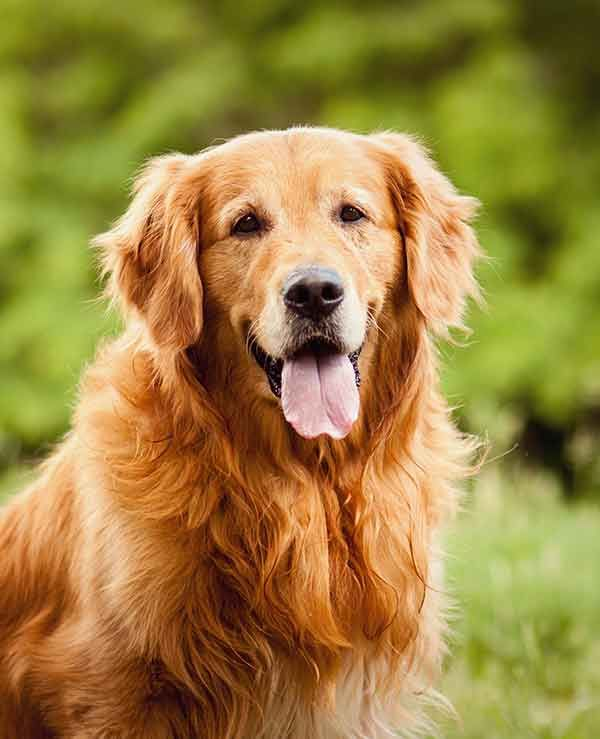
#> input picture Image Pencil sketch/Retriver.jpg, 600 x 739 px, found by its file name
$ jupyter execute Imagee.ipynb
#> lines starting #> are read from the running program, lines starting #| are printed output that depends on the picture
This program coverts an image into a pencil sketch using Python

[cell 1]
#import the library
import cv2

[cell 2]
#get the image location and the image file name
Image_Location = '/content/Retriver.jpg'
filename = 'Retriver.jpg'

[cell 3]
#Reading the image
image = cv2.imread(Image_Location+filename)

[cell 4]
from google.colab.patches import cv2_imshow

'''cv2.imshow('Original Image',image)
cv2.waitKey(0)   #'C:/Users/hp/Desktop/Lets Grow More/' '''

img = cv2.imread('/content/Retriver.jpg', cv2.IMREAD_UNCHANGED)
#> img is the input picture: shape (739, 600, 3); mean B, G, R 64.8, 131.1, 156.7
cv2_imshow(img)

[cell 5]
#Converting the image into gray
Gray_Image = cv2.cvtColor(img,cv2.COLOR_BGR2GRAY)
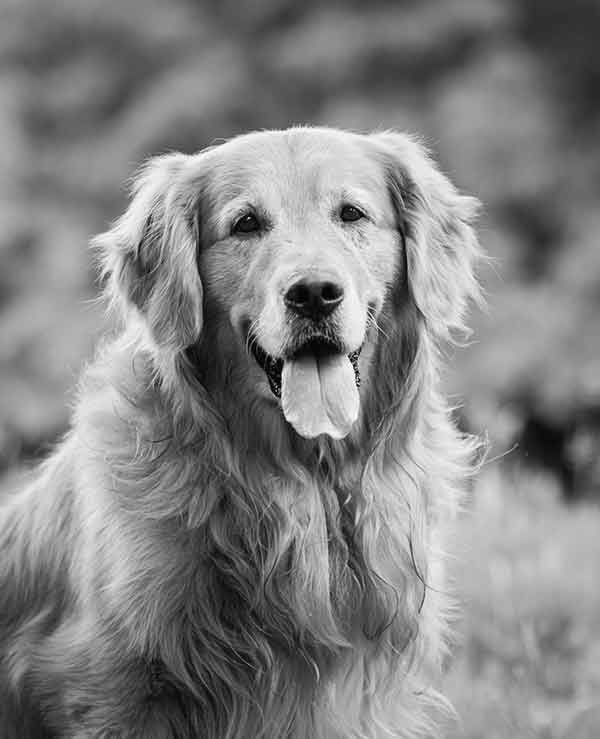
#> Gray_Image: shape (739, 600); min 1, max 253, mean 131.2
#Here the BGR means blue green red converts to gray color

[cell 6]
#Inverting the image
inverted_gray_image = 255 - Gray_Image
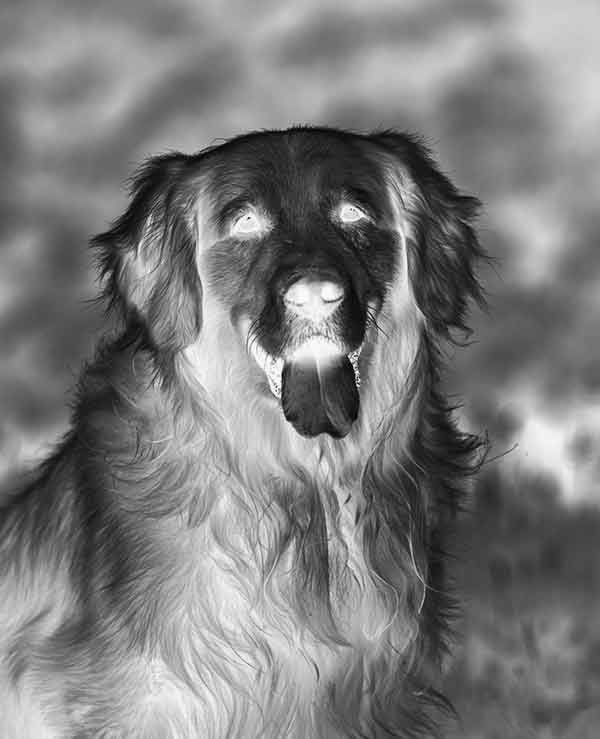
#> inverted_gray_image: shape (739, 600); min 2, max 254, mean 123.8

[cell 7]
#Blurring the image by gaussian function
blurred_image = cv2.GaussianBlur(inverted_gray_image,(21,21),0)
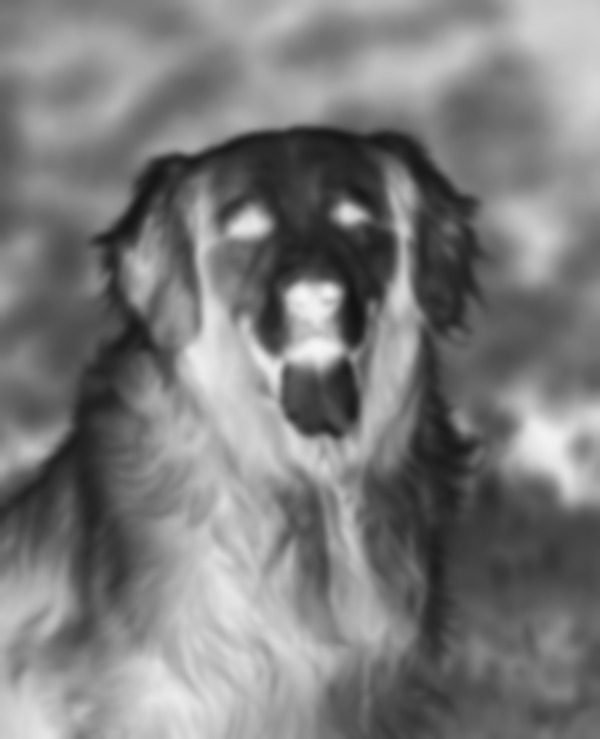
#> blurred_image: shape (739, 600); min 19, max 246, mean 123.8

[cell 8]
#Inverting the blurred image
inverted_blurred_image = 255 - blurred_image
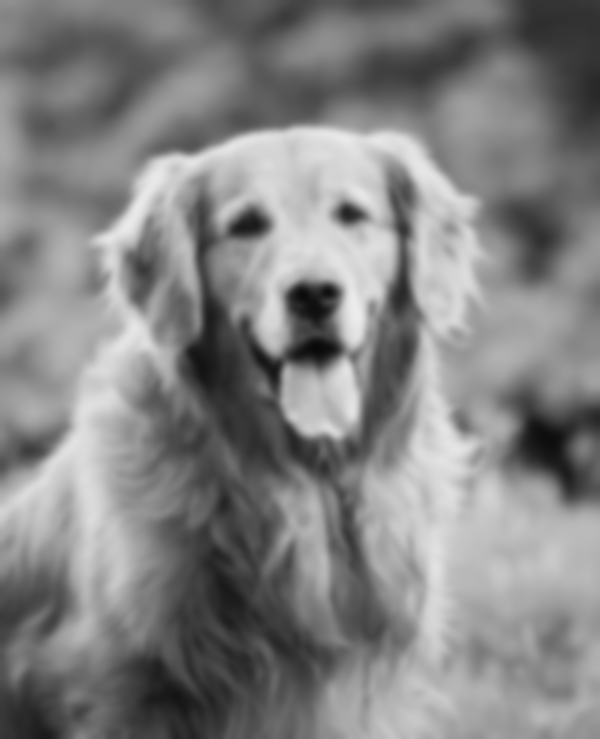
#> inverted_blurred_image: shape (739, 600); min 9, max 236, mean 131.2

[cell 9]
#create the pencil sketch image
Pencil_Sketch_IMG = cv2.divide(Gray_Image, inverted_blurred_image, scale=256.0)
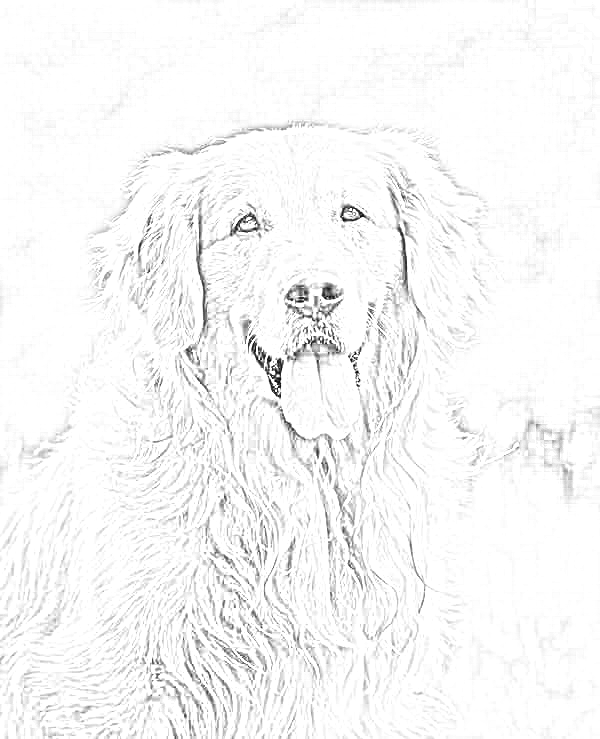
#> Pencil_Sketch_IMG: shape (739, 600); min 9, max 255, mean 246.9
